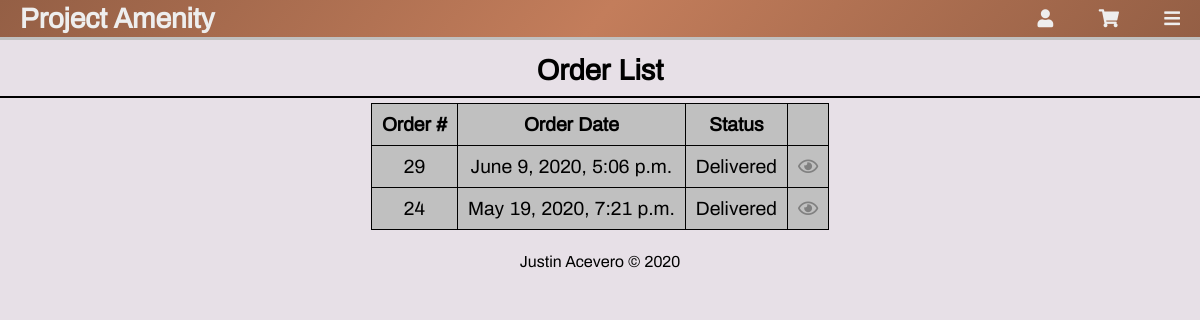
Before: /account/orders/ (signed in) with the older database file.
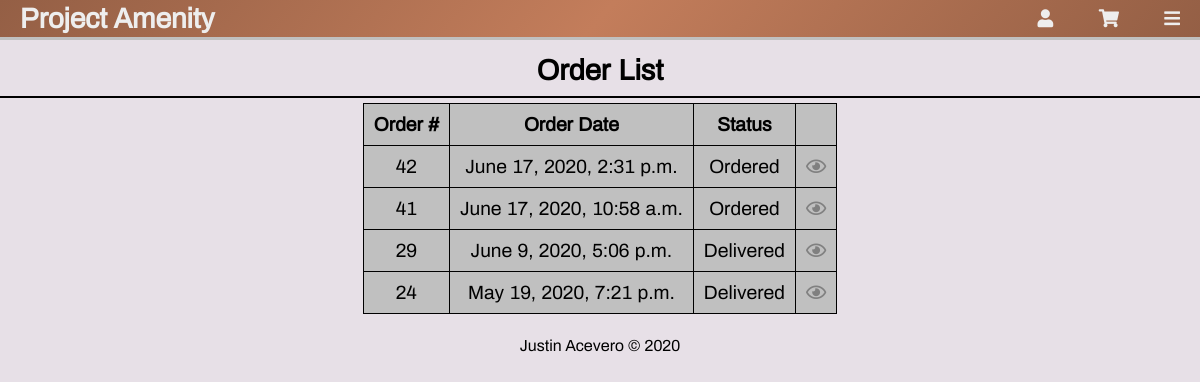
After: the same page with the newer database file.
### amenity/models.py (models this page shows, shortened)
class Order(models.Model):
    customer = models.ForeignKey(Customer, on_delete=models.CASCADE)
    order_date = models.DateTimeField(auto_now=False, auto_now_add=True)
    total_price = models.DecimalField(
        max_digits=7, decimal_places=2, default=0.00)
    status_list = [
        ('OR', 'Ordered'),
        ('SH', 'Shipped'),
        ('DE', 'Delivered'),
    ]
    status = models.CharField(choices=status_list, default='OR', max_length=2)
    status_date = models.DateField(auto_now=True)

### accounts/views.py (the view)
# urls.py: path('orders/', views.account_orders, name="account_orders"),
@login_required(login_url='login_page')
def account_orders(request):
    orders = Order.objects.filter(
        customer=request.user.customer).order_by('-order_date')
    context = {
        'title': 'Orders',
        'orders': orders,
    }
    return render(request, 'accounts/account_orders.html', context)

### accounts/templates/accounts/account_orders.html
{% extends 'base.html' %}
{% block content %}
<h2 class="page-title">Order List</h2>
<section>
    <table>
        <tbody>
            <tr>
                <th>Order #</th>
                <th>Order Date</th>
                <th>Status</th>
                <th></th>
            </tr>
            {% for order in orders %}
            <tr>
                <td>{{ order.id }}</td>
                <td>{{ order.order_date }}</td>
                <td>{{ order.get_status_display }}</td>
                <td>
                    <a href="{% url 'account_view_order' order.id %}">
                        <i class="far fa-eye"></i>
                    </a>
                </td>
            </tr>
            {% endfor %}
        </tbody>
    </table>
</section>
{% endblock %}

Changed rows visible on the page:
added Order: id "42", order_date "June 17, 2020, 2:31 p.m.", status "Ordered"
added Order: id "41", order_date "June 17, 2020, 10:58 a.m.", status "Ordered"
